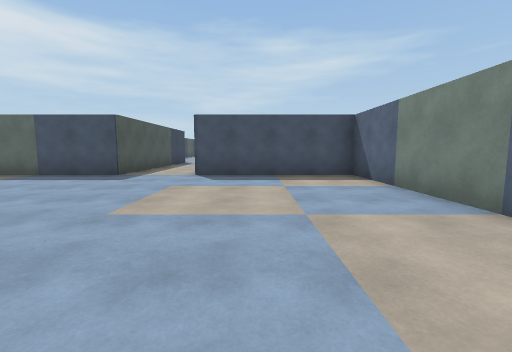
[1] (above)

19 first-person views from a walk through a 3-D level made in the Unity game engine. The camera is 1.3 m above the floor, tilts 6° down and sees 90° across. The floor is counted in squares, 2 m on a side. Each view is taken from the middle of a square. On the plan, view 1 faces up. The plan holds only what a view shows up to about 9 squares ahead; the rest is blank. The place goes on beyond the plan.

[2]
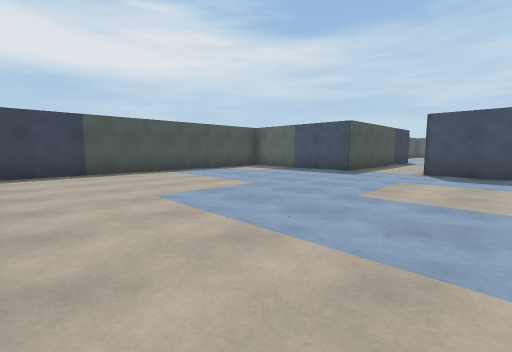

[3]
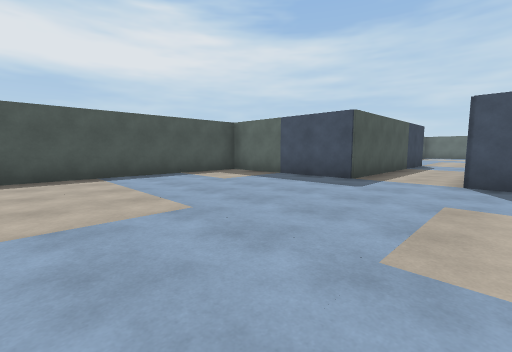

[4]
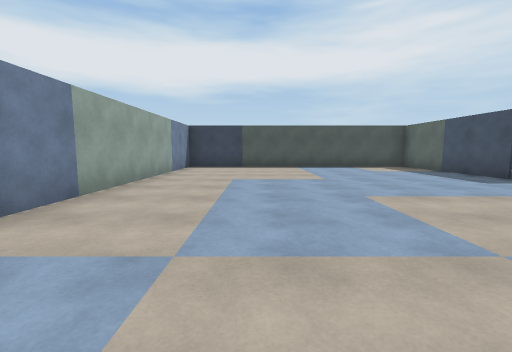

[5]
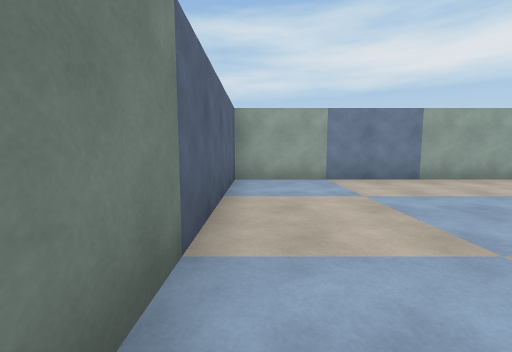

[6]
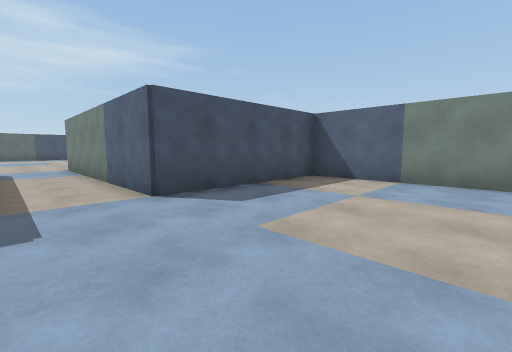

[7]
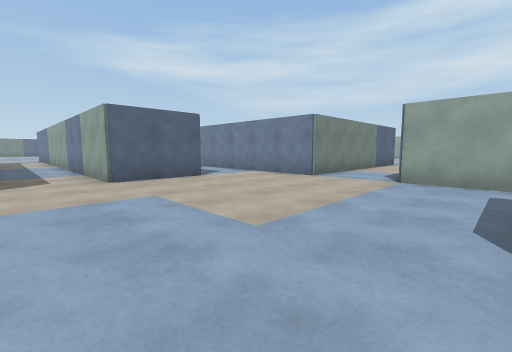

[8]
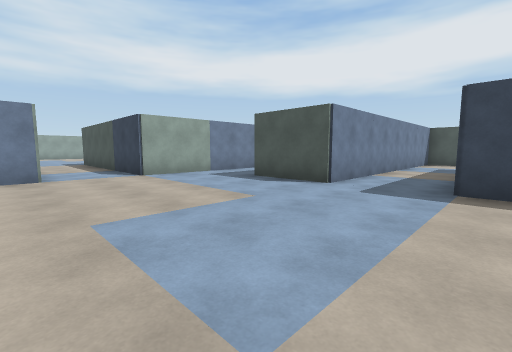

[9]
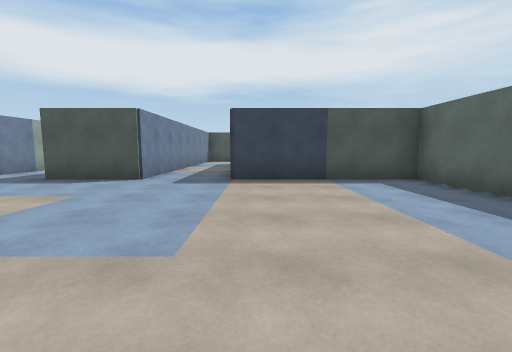

[10]
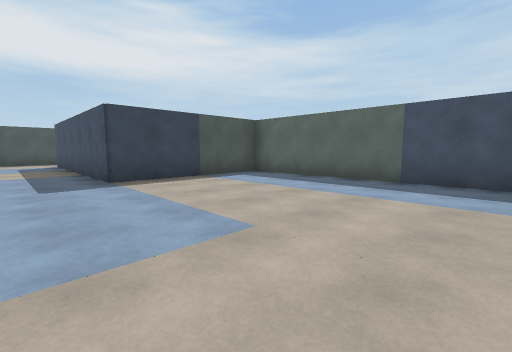

[11]
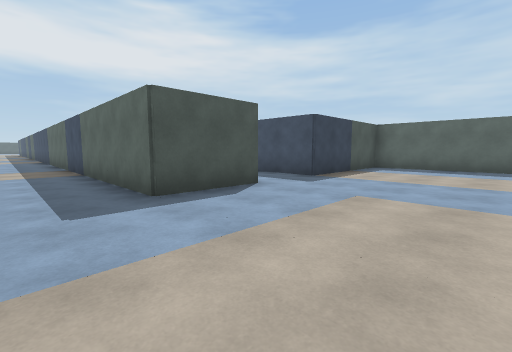

[12]
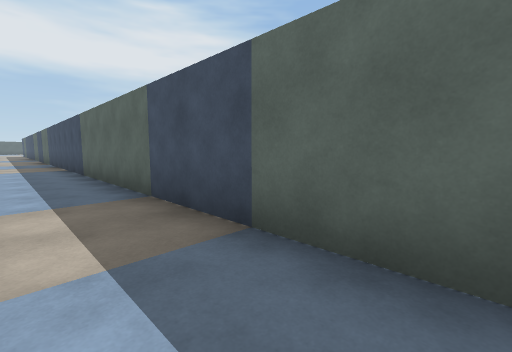

[13]
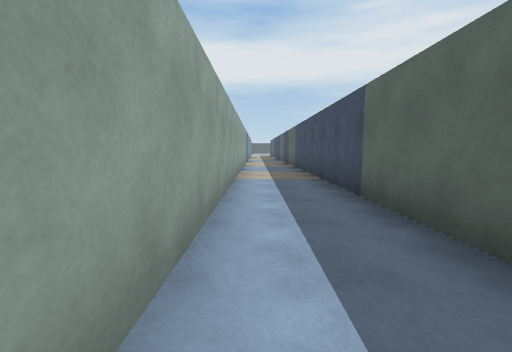

[14]
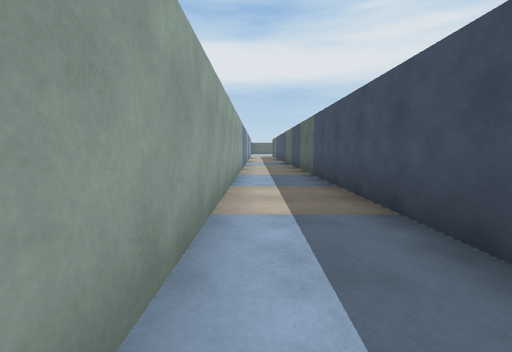

[15]
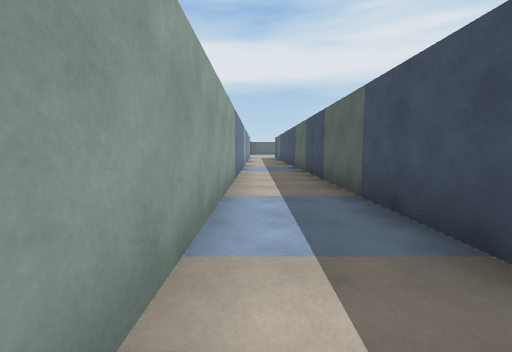

[16]
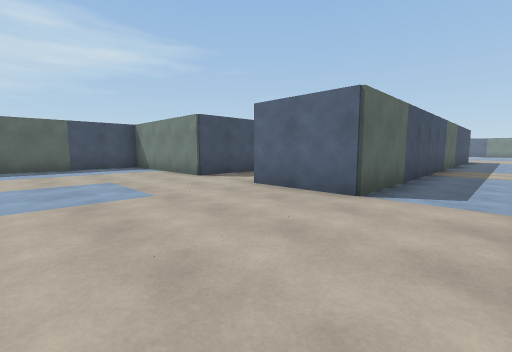

[17]
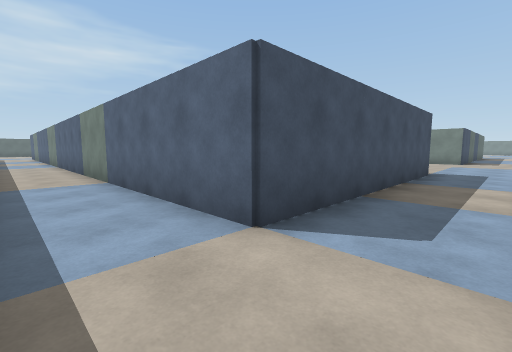

[18]
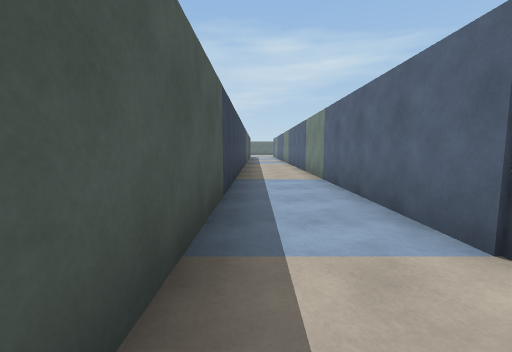

[19]
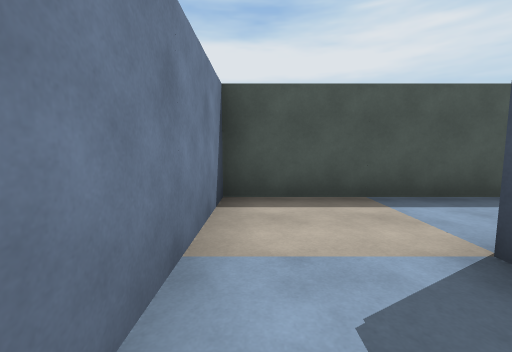

### Floor plan
Points are (right, up) in squares from view 1. A wall is a line through its corners. A room is listed if a view was taken in it or the views show most of it. See-through windows are left out.
Room 1 (views 1, 2, 3, 4, 5, 6, 11)
walls: (-7.1, -1.4) (2.5, -1.4) (2.5, 6.5) (-1.5, 6.5) (-1.5, 12.6); (-3.4, 12.6) (-3.4, 6.5) (-7.4, 6.5) (-7.4, -1)
ways out: opening at (-2.5, 12.5) to room 2
Room 2 (views 7, 8, 9, 10, 12, 13, 14, 15, 16, 17, 18, 19)
walls: (-7.9, 12.6) (-3.4, 12.6); (-1.5, 12.6) (-0.5, 12.6); (-13.4, 23.5) (-13.4, 16.6) (-5.4, 16.6) (-5.4, 14.5) (-24.5, 14.5); (0.5, 18.5) (0.5, 22.5) (-5.4, 22.5) (-5.4, 18.5) (-11.5, 18.5) (-11.5, 23.5); (0.5, 14.5) (0.5, 16.6); (-24.5, 12.6) (-12.4, 12.6)
ways out: opening at (-2.5, 12.5) to room 1; opening at (0.8, 15.5)

Positions as (right, up) in squares from view 1, and headings:
1: (0, 0), facing up
2: (0, -1), facing up-left
3: (-1, 1), facing up-left
4: (2, 1), facing left
5: (2, 4), facing down
6: (-3, 3), facing up-right
7: (-5, 18), facing down-right
8: (-1, 19), facing down-left
9: (0, 19), facing left
10: (0, 17), facing up-left
11: (-2, 13), facing up-left
12: (-8, 13), facing up-left
13: (-12, 13), facing left
14: (-15, 13), facing left
15: (-18, 13), facing left
16: (-3, 13), facing up-right
17: (-13, 17), facing up-right
18: (-13, 17), facing up
19: (-10, 17), facing left
